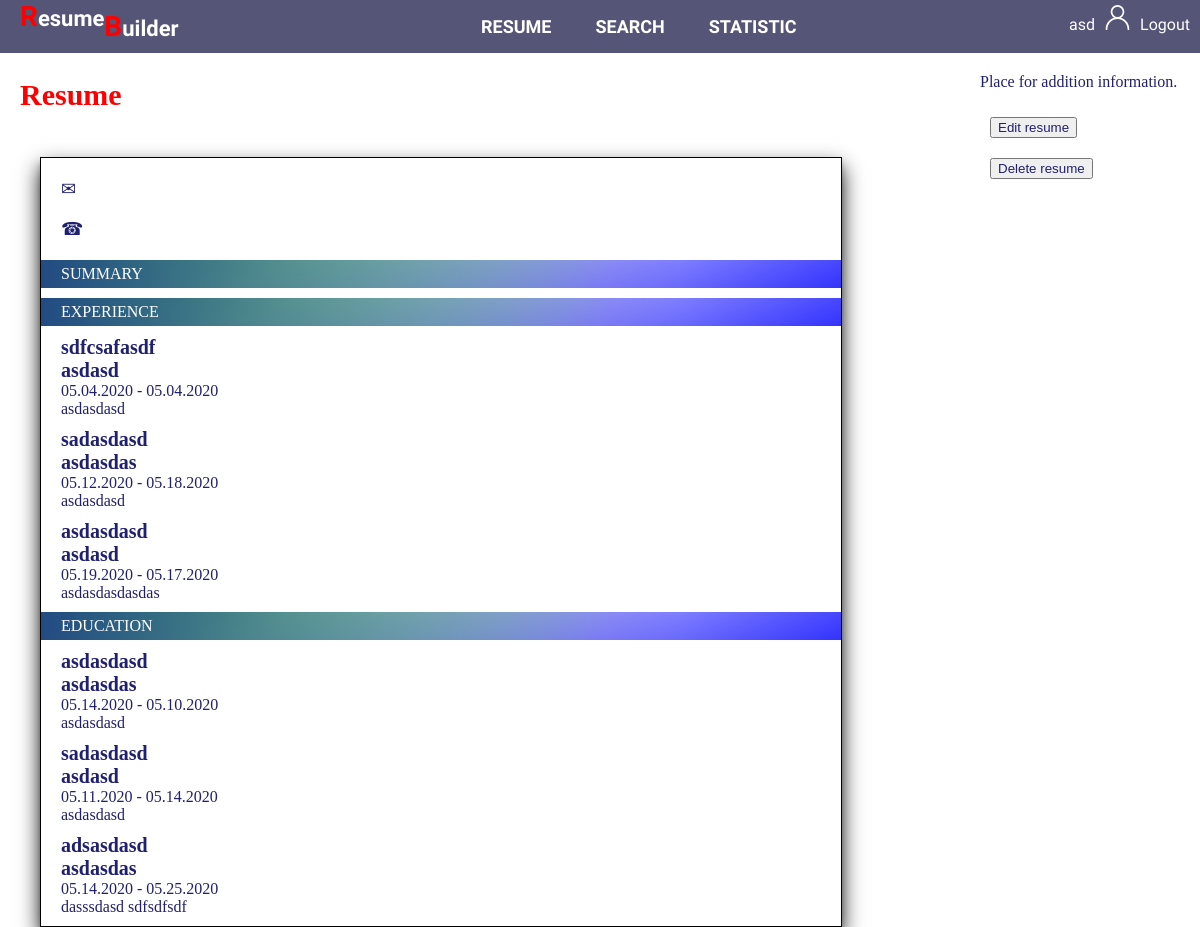
The app's page /resume/47/ (signed in) with its own data.
### resume/models.py (models this page shows)
class Experience(models.Model):
	resume_id=models.ForeignKey(Resume, on_delete=models.CASCADE, null=True)
	position=models.CharField("Position", max_length=70, null=True)
	company_name=models.CharField("Organization", max_length=70, null=True)
	description=models.CharField("Description", max_length=70, null=True, blank=True)
	start_date=models.DateTimeField("Start date", null=True)
	end_date=models.DateTimeField("End date", null=True)

class Education(models.Model):
	resume_id=models.ForeignKey(Resume, on_delete=models.CASCADE, null=True)
	organization_name=models.CharField("Organization", max_length=70, null=True)
	description=models.CharField("Description", max_length=70, null=True, blank=True)
	title=models.CharField("Title", max_length=70, null=True)
	start_date=models.DateTimeField("Start date", null=True)
	end_date=models.DateTimeField("End date", null=True)

### resume/views.py (the view)
# urls.py: path('<int:resume_id>/', views.resume_details, name='resume_details'),
def resume_details(request, resume_id):
	if request.user == Resume.objects.get(id=resume_id).user_id:
		safety=True;
	else:
		safety=False;
	resume=Resume.objects.get(id=resume_id)
	experience=Experience.objects.filter(resume_id=resume_id)
	education=Education.objects.filter(resume_id=resume_id)
	return render(request, 'resume/resume_details.html', {'resume': resume, 'experience': experience, 'education': education, 'safety': safety})

### JobMarket/templates/resume/resume_details.html (shortened to what this page needs)
{% extends 'base.html' %}
{% block content %}
<section class="main_section">
	<div class="content">
		<div class="content_inner">
			<h1>Resume</h1>
			<div id="resume_page" class="resume_page">
			<div class="contacts">
				<div class="contacts_inner">
					<p>✉ {{ resume.email }}</p>
					<p>☎ {{ resume.phone }}</p>
				</div>
			</div>
			<div class="title">
			</div>
			<div class="divider">
				<div class="divider_inner">SUMMARY</div>
			</div>
			{% if experience %}
			<div class="divider">
				<div class="divider_inner">EXPERIENCE</div>
			</div>
			{% for ex in experience %}
			<div class="infoblock">
				<div class="infoblock_inner">
					<h2>{{ ex.company_name }}</h2>
					<h2>{{ ex.position }}</h2>
					<p>{{ ex.start_date|date:'m.d.Y' }} - {{ ex.end_date|date:'m.d.Y' }}</p>
					<p>{{ ex.description }}</p>
				</div>
			</div>
			{% endfor %}
			{% endif %}
			{% if education %}
			<div class="divider">
				<div class="divider_inner">EDUCATION</div>
			</div>
			{% for ed in education %}
			<div class="infoblock">
				<div class="infoblock_inner">
					<h2>{{ ed.organization_name }}</h2>
					<h2>{{ ed.title }}</h2>
					<p>{{ ed.start_date|date:'m.d.Y' }} - {{ ed.end_date|date:'m.d.Y' }}</p>
					<p>{{ ed.description }}</p>
				</div>
			</div>
			{% endfor %}
			{% endif %}
			</div>
	</div></div>
	<div class="addition_information">
		<div class="addition_information_inner">
			<p>Place for addition information.</p>
			{% if safety %}
			<form id="edit_resume" action="{% url 'resume:editresume' resume.id %}" method="GET">
				<input type="submit" value="Edit resume" form="edit_resume">
			</form>
			<form id="delete_resume" action="{% url 'resume:deleteresume' resume.id %}" method="GET">
				<input type="submit" value="Delete resume" form="delete_resume">
			</form>
			{% endif %}
	</div></div>
</section>
{% endblock %}

### JobMarket/templates/base.html (shortened to what this page needs)
<!DOCTYPE html>
<html>
<head>
	{% load static %}
	<link rel="stylesheet" href="{% get_static_prefix %}style.css">
</head>
<body>
<div class="wrapper">
<header>
<div class="header">
<div class="header_inner">
	<div class="for_logo">
	<div class="logo">Resume</div><div class="logo" style="position: relative; top:10px;">Builder</div>
	</div>
	<nav class="main_menu">
		<div class="block_menu">
			<ul>
				<li class="menu"><a href="{% url 'resume:index' %}">RESUME</a></li>
				<li class="menu"><a href="{% url 'search:index' %}">SEARCH</a></li>
				<li class="menu"><a href="{% url 'statistic:index' %}">STATISTIC</a></li>
			</ul>
		</div>
	</nav>
	<div class="user">
		{% if user.is_authenticated %}
		<li class="user_menu">{{ user }}<img class="user_icon" width="25px" height="25px" hspace="10px" src="{% get_static_prefix %}icon-user.svg"><a href="{% url 'logout' %}">Logout</a></li>
		{% else %}
		<li class="user_menu"><a href="{% url 'login' %}">Login</a></li>
		<li class="user_menu"><a href="{% url 'signup' %}">Sign up</a></li>
		{% endif %}
	</div>
</div>
</div>
</header>
{% block content %}{% endblock %}
</div>
</body>
</html>

### resume/static/style.css (style rules this page uses)
body { margin: 0px; padding: 0px; color: #202070; }
.wrapper { height: 100%; width: 100%; margin: 0px; padding: 0px; }
.header { width: 100%; background-color: #555577; color: #fff; left: 0; top: 0; }
.header_inner { display: flex; justify-content: space-between; margin: 0px; padding: 0px; }
.for_logo { margin-left: 20px;; }
.logo { float: left; font-size: 22px; font-weight: 600; font-family: 'Gotu', sans-serif; }
.logo::first-letter { font-size: 28px; color:#ff0000; }
.block_menu { text-align: center; vertical-align: middle; }
.main_menu { color: #fff; }
.menu { display: inline; padding-top: 5px; padding-bottom: 5px; padding-left: 20px; padding-right: 20px; color: #fff; font-family: 'Gotu', sans-serif; font-weight: 600; font-size: 18px; }
.menu a { color: #fff; text-decoration: none; }
.user { text-align: center; vertical-align: middle; padding: 5px; }
.user_menu { display: inline; padding: 5px; color: #fff; font-family: 'Gotu', sans-serif; font-weight: 300; font-size: 16px; }
.user_menu a { color: #fff; text-decoration: none; }
.main_section { color: #202070; }
.content { width: 80%; float:left; position: relative; }
.addition_information { width: 20%; float: right; }
.content_inner { margin:20px; position: relative; }
.addition_information_inner { margin:20px; }
h1 { font-size: 30px; color: #ff0000; }
h2 { font-size: 18px; color: #202070; }
p { color: #202070; }
input { color: #202070; margin: 10px; }
.resume_page { width: 800px; border: solid 1px black; margin: 20px; box-shadow: 0 10px 20px rgba(0, 0, 0, 0.9), 0 6px 6px rgba(0, 0, 0, 0.2); position: absolute; }
.resume_page h2 { font-size: 20px; margin: 20px; }
.contacts { width: 400px; float: left; position: relative; }
.contacts_inner { margin: 20px; font-size: 18px; }
.contacts_inner p { font-size: 18px; font-weight: 500; }
.title { width: 400px; float: right; }
.divider { width: 100%; background: linear-gradient(90deg, rgba(30,30,150,.8), rgba(50,50,200,0) 80%), linear-gradient(127deg, rgba(0,255,0,.8), rgba(0,255,0,0) 70.71%), linear-gradient(336deg, rgba(0,0,255,.8), rgba(0,0,255,0) 70.71%); color: #ffffff; position: relative; clear: both; }
.divider_inner { padding: 5px 5px 5px 20px; }
.infoblock_inner { margin: 10px; }
.infoblock_inner h2 { margin-left: 10px; margin-bottom: 0px; margin-top: 0px; }
.infoblock_inner p { margin-left: 10px; margin-bottom: 0px; margin-top: 0px; }

### records on screen
Experience: company_name "sdfcsafasdf", position "asdasd", start_date "05.04.2020", end_date "05.04.2020", description "asdasdasd"
Experience: company_name "sadasdasd", position "asdasdas", start_date "05.12.2020", end_date "05.18.2020", description "asdasdasd"
Experience: company_name "asdasdasd", position "asdasd", start_date "05.19.2020", end_date "05.17.2020", description "asdasdasdasdas"
Education: organization_name "asdasdasd", title "asdasdas", start_date "05.14.2020", end_date "05.10.2020", description "asdasdasd"
Education: organization_name "sadasdasd", title "asdasd", start_date "05.11.2020", end_date "05.14.2020", description "asdasdasd"
Education: organization_name "adsasdasd", title "asdasdas", start_date "05.14.2020", end_date "05.25.2020", description "dasssdasd sdfsdfsdf"

### other values on screen
{{ user }} "asd"
